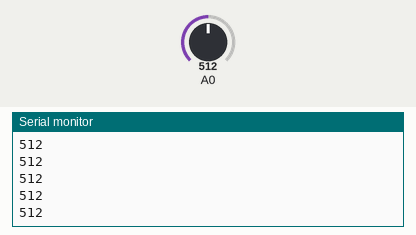
This sketch was run on a simulated Arduino Uno, built with avr-gcc and run on an emulated ATmega328P. Shown: the last lines printed to the serial monitor. Inputs (shaded band) come from the test bench; at power-on: A0 = 512.

Above: at 1.2 s.
1.3 s: A0 set to 716
At 1.32 s:
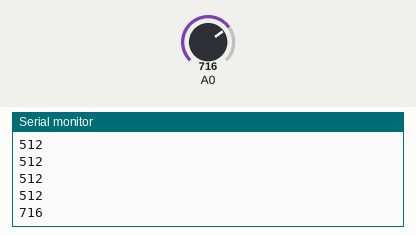
2.8 s: A0 set to 900
At 2.83 s:
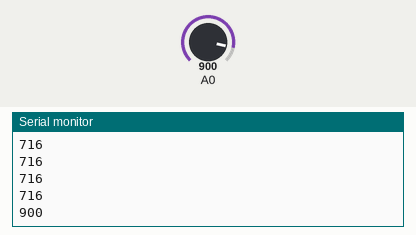
Timing chart, 0 to 5.8 s (numbered marks = the images above; inputs shaded):
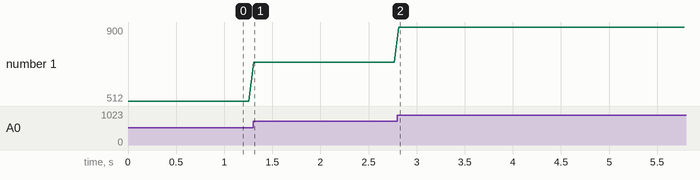

The sketch:

_2-POTENCIOMETRO.ino
```cpp
//setup() es una funcion que se ejecuta una sola vez cuando prendemos el arduino
void setup()
{
  //inicializa la comunicacion a traves del puerto serie de la pc a 9600 bits por segundo:
  Serial.begin(9600);
}

//loop() es una funcion que se ejecuta una y otra vez de forma continua hasta que apagamos el arduino
void loop()
{
  //crea una variable entera llamada valorSensor y lee el valor del potenciometro(un numero entre 0 y 1023)
  int valorSensor = analogRead(A0);
  //muestra por pantalla el valor actual leido del potenciometro
  Serial.println(valorSensor);
   //espera entre leidas por un tema de estabilidad del sensor
   delay(50);
}
```

Measured:
- after the input at 1.3 s, the serial monitor: prints a new line at once (image 1)
- after the input at 2.8 s, the serial monitor: prints a new line at once (image 2)
- plotted number 1: 512 → 716 after the input at 1.3 s, 716 → 900 after the input at 2.8 s
